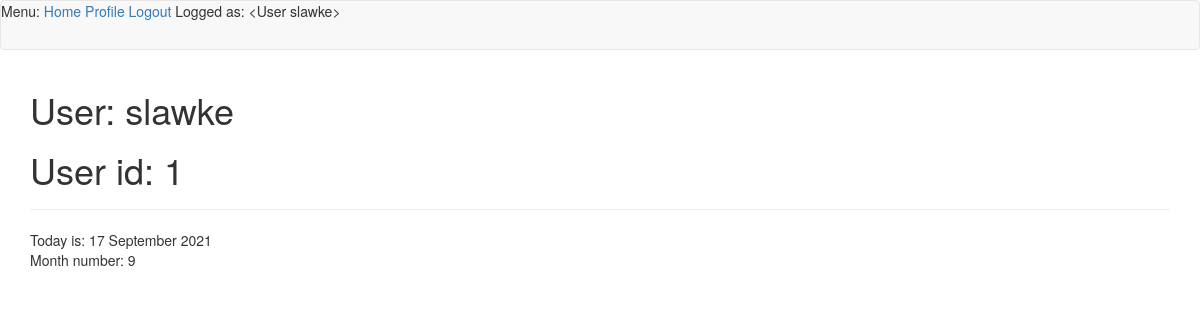
The page /slawke (signed in) on the database its author committed.
### app/models.py (models this page shows, shortened)
class User(UserMixin, db.Model):
    id = db.Column(db.Integer, primary_key=True)
    username = db.Column(db.String(64), index=True, unique=True)
    email = db.Column(db.String(120), index=True, unique=True)
    password_hash = db.Column(db.String(128))
    posts = db.relationship('Post', backref='author', lazy='dynamic')
    def __repr__(self):
        return '<User {}>'.format(self.username)

### app/routes.py (the view)
@app.route('/<username>')
@login_required
def user(username):
    user = User.query.filter_by(username=username).first_or_404()
    date = datetime.now()
    monthno = int((datetime.utcnow().strftime("%m")))
    if current_user == user:
        cos = "ZATWIERDZONE"
        return render_template('user.html', user=user, date=date.strftime("%d  %B %Y"), monthno=monthno)
    else:
        cos = "NEGATYWNE"
        return render_template('user_error.html', user=user, cos=cos)

### app/models.py (called while the page is built)
@login.user_loader
def load_user(id):
    return User.query.get(int(id))

### app/templates/user.html
{% extends "base.html" %}
{% block app_content %}
    <h1>User: {{ user.username }}</h1>
    <h1>User id: {{ user.id }}</h1>
    <hr>
    Today is: {{ date }}
    <br>
    Month number: {{ monthno }}
{% endblock %}

### app/templates/base.html (shortened to what this page needs)
{% extends 'bootstrap/base.html' %}
{% block navbar %}
    <nav class="navbar navbar-default">
        <div>
            Menu:
            <a href="{{ url_for('index') }}">Home</a>
            {% if current_user.is_anonymous %}
            <a href="{{ url_for('login') }}">Login</a>
            <a href="{{ url_for('register') }}">Register</a>
            {% else %}
            <a href="{{ url_for('user', username=current_user.username) }}">Profile</a>
            <a href="{{ url_for('logout') }}">Logout</a>
            {% endif %}
            Logged as: {{ current_user }}
        </div>
    </nav>
{% endblock %}
{% block content %}
    <div class="container">
        {% block app_content %}{% endblock %}
    </div>
{% endblock %}

### rows shown on the page
User: username "<User slawke>", username "slawke", id "1"

### other values the page prints
{{ date }} "17 September 2021"
{{ monthno }} "9"
